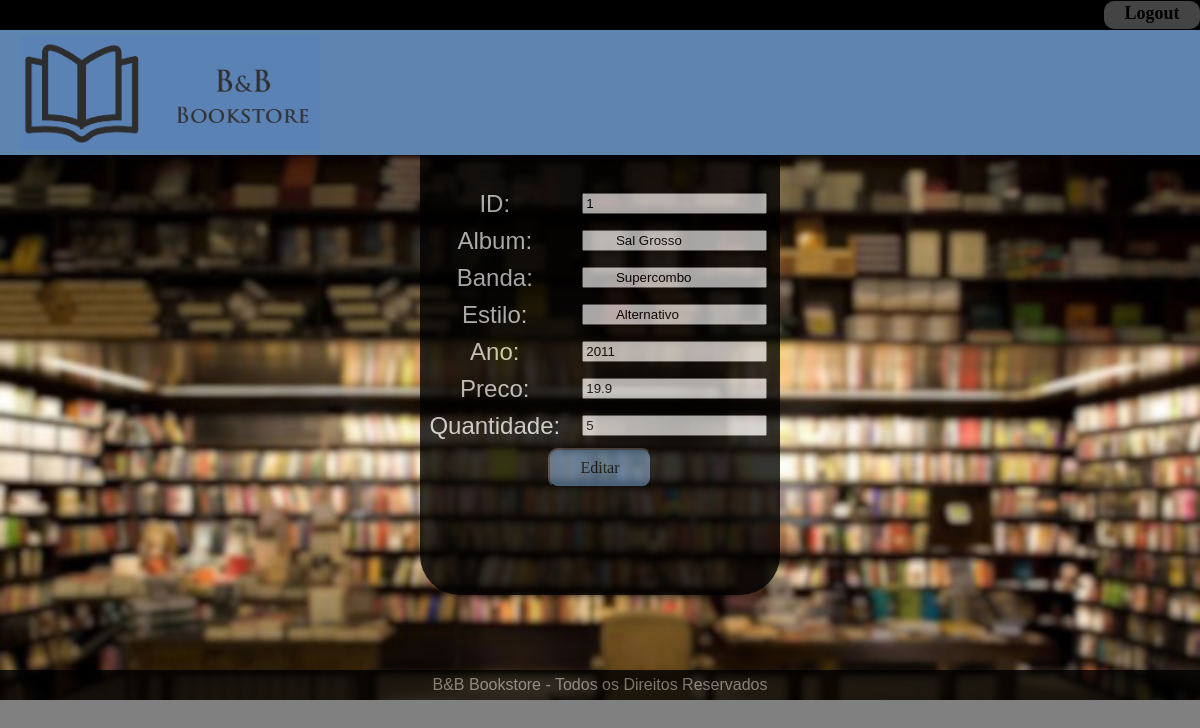
Page /formupdatecds.php?id=1 (signed in) on the committed database.
### tables this page shows
CREATE TABLE `cds` (
   `id` int(11) not null auto_increment,
   `album` varchar(300),
   `banda` varchar(50),
   `estilo` varchar(50),
   `ano` int(4),
   `preco` float,
   `quantidade` int(4),
   PRIMARY KEY (`id`)
);

### formupdatecds.php (the view, shortened to what this page needs)
<html>
        <head>
		<link type="text/css" rel="stylesheet" href="style.css"
	</head>
    <body>
    <div class="bdmenu">
        <div class="menup">
                <div class="login">
                    <font size="4" align="right"> <a class="meuslinks" href="logout.php"><b>Logout</b></a></font>
                </div>
             </div>
         <div class="cabec">
            <img src="Imagens/logomaior.png" width="300" id="logo"></img></div>
<?php
include('conexaodb.php');
$id=$_REQUEST['id'];
$query="SELECT * FROM cds WHERE id=$id";
$recordset = mysql_query($query,$conn);
$registro = mysql_fetch_assoc($recordset);
$album = $registro["album"];
$banda = $registro["banda"];
$estilo = $registro["estilo"];
$ano = $registro["ano"];
$preco = $registro["preco"];
$quantidade = $registro["quantidade"];
print"<div class='menul'>
            <br><br><br> <br> <br>
            <form name='inserir' method='post' action='updatecds.php'> <table width='400' border='0' cellspacing='0' cellpadding='0' class='tablecadastro'>
   <tr>
          <td width='150'><font color='white' size='5'>ID:</font></td>
          <td width='250'><input name='id' type='text' READONLY value='$id' maxlength='75'></td>
        </tr>
        <tr>
          <td width='150'><font color='white' size='5'>Album:</font></td>
          <td width='250'><input name='album' type='text' value='$album' maxlength='75'></td>
        </tr>
        <tr>
          <td><font color='white' size='5'>Banda:</font></td>
          <td><input name='banda' type='text' value='$banda' maxlength='30'></td>
        </tr>
        <tr>
          <td><font color='white' size='5'>Estilo:</font></td>
          <td><input name='estilo' type='text' value='$estilo' maxlength='30'></td>
        </tr>
      <tr>
          <td><font color='white' size='5'>Ano:</font></td>
          <td><input name='ano' type='text' value='$ano' maxlength='30'></td>
        </tr>
        <tr>
          <td><font color='white' size='5'>Preco:</font></td>
          <td><input name='preco' type='text' value='$preco' maxlength='30'></td>
        </tr>
      <tr>
          <td><font color='white' size='5'>Quantidade:</font></td>
          <td><input name='quantidade' type='text' value='$quantidade' maxlength='30'></td>
     </tr>
        <tr>
          <td colspan='2'><div align='center'>
                  <input type='submit' class='botaologin' value='Editar'>
                </div></td>
        </tr>
  </table>
</form>
</div>";
?>
<br><br><br><br><br><br><br><br><br><br><br><br><br><br><br><br><br><br><br><br><br><br><br><br><br><br><br><br><br><br><br><br><br><br><br>
        <div class="footer">
B&B Bookstore - Todos os Direitos Reservados
</div>
        </div>
    </body>
</html>

### style.css (style rules this page uses)
body { padding: 0; margin: 0; background-color: grey; background-attachment:fixed; background-size:100%; font-family: Montserrat, sans-serif; }
.bdmenu { margin-top: 40px; background: url("./Imagens/bookstore.jpg"); background-size: cover; background-repeat: no-repeat; background-attachment: fixed; }
#logo { position: relative; margin-left: auto; margin-right: auto; left: 20px; }
.cabec { position: fixed; top: 30px; left:0px; background-color: #5D85AE; width: 100%; height:120px; padding-top: 5px; padding-left:0px; z-index: 9999; }
.menup { background-color: black; text-align: right;; position: fixed; top:-10px; margin-left: auto; margin-right: auto; width: 100%; height: 25px; padding-top: 15px; padding-right: 10px; left: 0px; z-index: 9999; }
.login { position: relative; background-color:#444444; font-family: Lora; height: 26px; width: 8%; top: -4px; float: right; text-align: center; border-radius:10px; z-index: 9999; padding-top: 2px; }
.botaologin { font-size: 12pt; cursor: pointer; font-family: Lora; position: relative; opacity: 1; background-color:#5D85AE; height: 40px; width: 30%; top: -4px; left: 35%; float: left; text-align: center; border-radius:10px; padding-top: 1px; }
.menul { background-color:black ; opacity: 0.8; text-align: center; position: fixed; text-decoration: none; top:80px; margin-left: -15%; margin-right: auto; border-radius: 40px; width: 30%; height: 500px; padding-top: 15px; padding-left: 0px; left:50%; }
.tablecadastro { left: 20px; width: 100%; opacity: 0.8; border-collapse: collapse; border-spacing: 0; color: white; }
.tablecadastro td { padding: 8px; line-height: 20px; text-align: center; vertical-align: center; border-top: 0px solid #dddddd; }
.footer { position: relative; line-height: 30px; text-align: center; vertical-align: center; background-color: black; opacity: 0.8; border-collapse: collapse; border-spacing: 0; color: grey; }

### rows in the picture
cds: album "Sal Grosso", banda "Supercombo", estilo "Alternativo", ano "2011", preco "19.9", quantidade "5"
